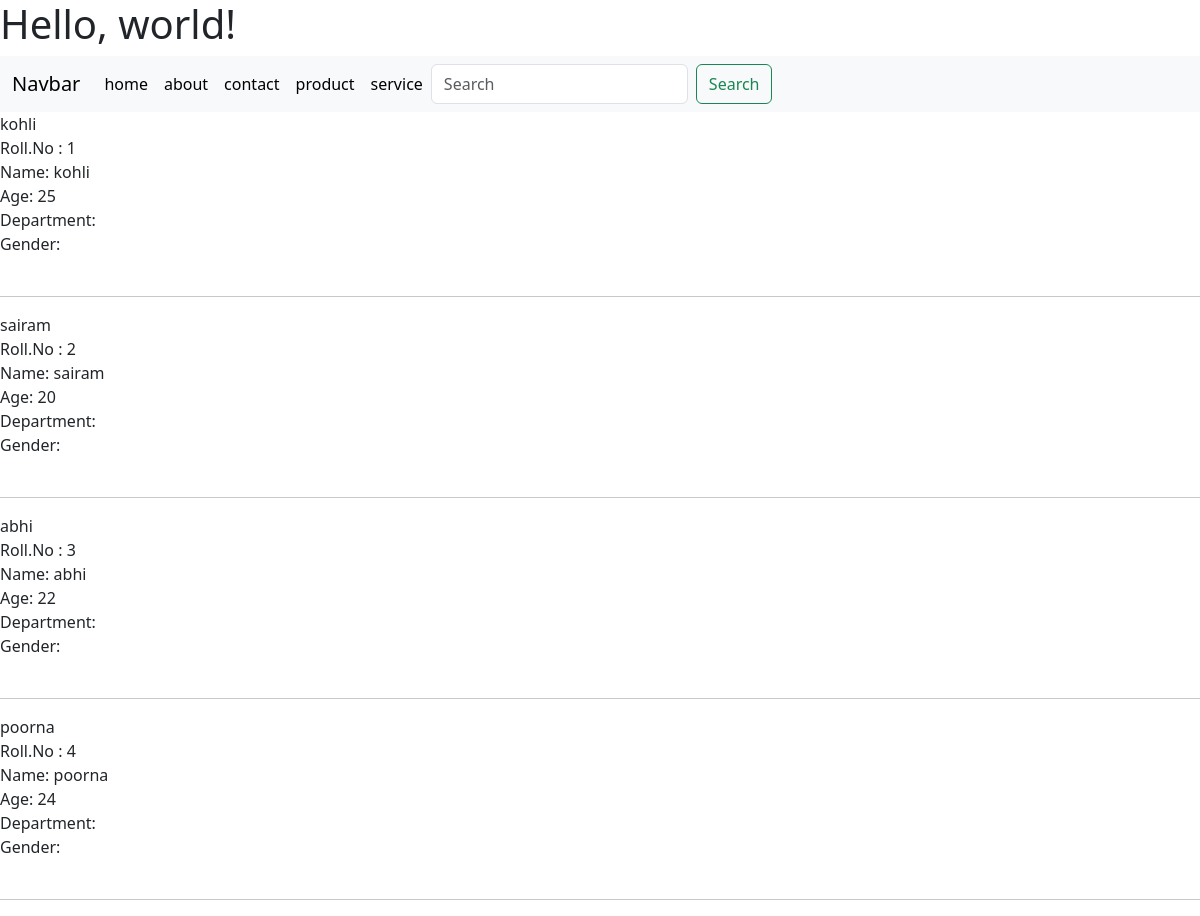
Page /student on the committed database.
### IT/models.py (models this page shows)
class Student(models.Model):
    name=models.CharField(max_length=200)
    regnumber=models.IntegerField()
    age=models.IntegerField()
    department=models.CharField(max_length=20)
    def __str__(self):
        return self.name

### IT/views.py (the view)
# urls.py: path('student',views.student, name = 'student'),
def student(request):
    stu = Student.objects.all()
    context = {'stu': stu}
    return render(request, 'student.html', context)

### templates/student.html
{% extends "base.html" %}
{% block content %}
{%  for a in stu %}
{{a}}<br>
Roll.No : {{ a.id }}<br>
Name: {{a.name}}<br>
Age: {{a.age}}<br>
Department: {{a.contact}}<br>
Gender: {{a.gender}}<br><br>
<hr>
{% endfor %}
{% endblock %}

### templates/base.html (shortened to what this page needs)
<!doctype html>
<html lang="en">
  <head>
    <link href="https://cdn.jsdelivr.net/npm/bootstrap@5.3.0/dist/css/bootstrap.min.css" rel="stylesheet">
  </head>
  <body>
    <h1>Hello, world!</h1>
    <nav class="navbar navbar-expand-lg bg-body-tertiary">
        <div class="container-fluid">
          <a class="navbar-brand" href="#">Navbar</a>
          <div class="collapse navbar-collapse" id="navbarSupportedContent">
            <ul class="navbar-nav me-auto mb-2 mb-lg-0">
              <li class="nav-item">
                <a class="nav-link active" aria-current="page" href="{% url 'IT:home' %}">home</a>
              </li>
              <li class="nav-item">
                <a class="nav-link active" aria-current="page" href="{% url 'IT:about' %}">about</a>
              </li>
              <li class="nav-item">
                <a class="nav-link active" aria-current="page" href="{% url 'IT:contact' %}">contact</a>
              </li>
              <li class="nav-item">
                <a class="nav-link active" aria-current="page" href="{% url 'IT:product' %}">product</a>
              </li>
              <li class="nav-item">
                <a class="nav-link active" aria-current="page" href="{% url 'IT:service' %}">service</a>
              </li>
            <form class="d-flex" role="search">
              <input class="form-control me-2" type="search" placeholder="Search" aria-label="Search">
              <button class="btn btn-outline-success" type="submit">Search</button>
            </form>
          </div>
        </div>
      </nav>
{% block content %}
{% endblock %}
</body>
</html>

### rows in the picture
Student: name "kohli", id "1", age "25"
Student: name "sairam", id "2", age "20"
Student: name "abhi", id "3", age "22"
Student: name "poorna", id "4", age "24"
